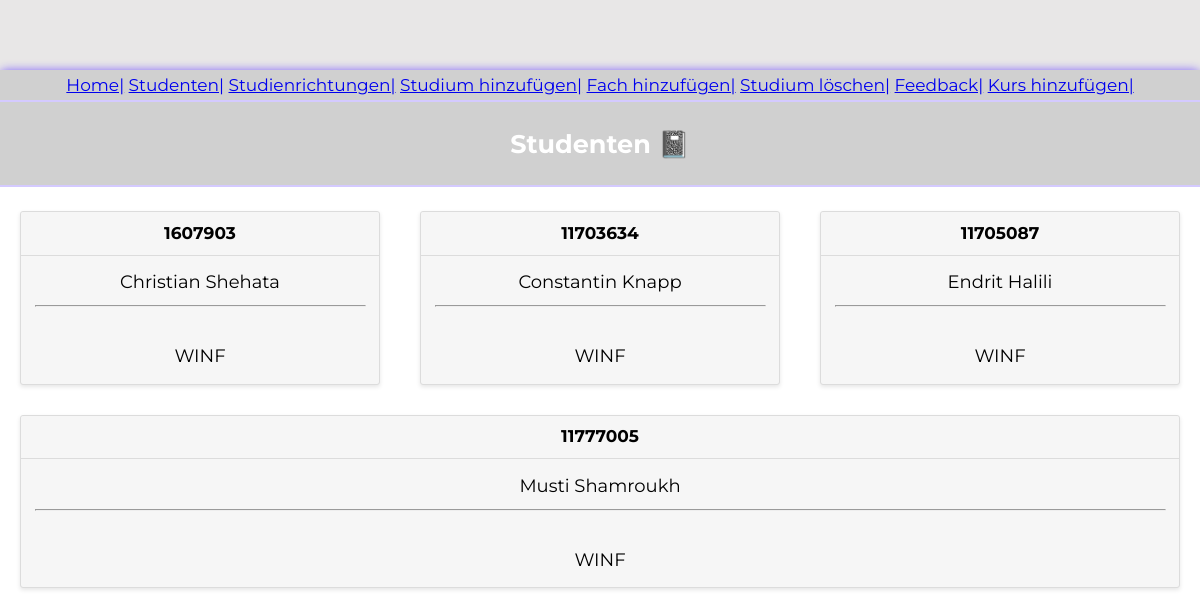
/lvplaner/students, run on the app's committed database.
### lvplaner/models.py (models this page shows, shortened)
class Student(models.Model):
    m_nr = models.IntegerField(verbose_name='Matrikelnummer', primary_key=True)
    first_name = models.CharField(verbose_name="Vorname", max_length=20)
    last_name = models.CharField(verbose_name="Nachname", max_length=20)
    major_name = models.ForeignKey(Major, on_delete=models.PROTECT)

class Major(models.Model):
    major_name = models.CharField(verbose_name="Studienrichtung", max_length=30, primary_key=True)
    def __str__(self):
        return self.major_name

### lvplaner/views.py (the view)
# urls.py: path('students', views.student_list, name='students'),
def student_list(request):
    students = Student.objects.all()
    return render(request, 'lvplaner/student_list.html', {'students': students})

### lvplaner/templates/lvplaner/student_list.html (shortened to what this page needs)
{% extends "layout.html" %}
{% block content %}
<header>
<h2>  Studenten 📓 </h2>
</header>
<br />
<body>
<div class="cards">
    {% for student in students %}
    <div class = "card">
        <header>  {{ student.m_nr }} </header>
        <div class="card-copy">
        {{ student.first_name }}
        {{ student.last_name }}
            <hr />
        </div>
        <div class="card-copy">
            {{ student.major_name }}
       <br />
        </div>
    </div>
    {% endfor %}
</div>
</body>
{% endblock %}

### lvplaner/static/css/layout.css (style rules this page uses)
html { box-sizing: border-box; background: #e8e7e7; font-family: 'Montserrat';font-size: 20px; }
*, *::after, *::before { box-sizing: inherit; }
header { color: #FFF; padding: 5px 10px; text-align: center; align-items: center; background-color: #D0D0D0; border-bottom: solid 2px #D4CAFF; font-size: 17px; }
.lvtool { background: #fff; text-align: center; width: 1200px; height: 800px; margin: 70px auto; box-shadow: 0px 0px 10px rgb(133, 104, 250); border-radius: 6px; }
.cards { display: -webkit-box; display: -moz-box; display: box; display: -webkit-flex; display: -moz-flex; display: -ms-flexbox; display: flex; -webkit-box-lines: multiple; -moz-box-lines: multiple; box-lines: multiple; -webkit-flex-wrap: wrap; -moz-flex-wrap: wrap; -ms-flex-wrap: wrap; flex-wrap: wrap; -webkit-box-pack: justify; -moz-box-pack: justify; box-pack: justify; -webkit-justify-content: space-between; -moz-justify-content: space-between; -ms-justify-content: space-between; -o-justify-content: space-between; justify-content: space-between; -ms-flex-pack: justify; }
.card { -webkit-flex-basis: 15em; -moz-flex-basis: 15em; flex-basis: 15em; -ms-flex-preferred-size: 15em; -webkit-flex-grow: 1; -moz-flex-grow: 1; flex-grow: 1; -ms-flex-positive: 1; -webkit-transition: all 0.2s ease-in-out; -moz-transition: all 0.2s ease-in-out; transition: all 0.2s ease-in-out; background-color: #f6f6f6; border-radius: 3px; border: 1px solid gainsboro; box-shadow: 0 2px 4px #e6e6e6; margin: 0 1em 1.5em 1em; position: relative; }
.card header { -webkit-transition: all 0.2s ease-in-out; -moz-transition: all 0.2s ease-in-out; transition: all 0.2s ease-in-out; background-color: #f6f6f6; border-bottom: 1px solid gainsboro; border-radius: 3px 3px 0 0; font-weight: bold; line-height: 1.5em; padding: 0.5em 0.75em; color: black; }
.card .card-copy { font-size: 0.9em; line-height: 1.5em; padding: 0.75em 0.75em; }

### data on the page
Student: m_nr "1607903", first_name "Christian", last_name "Shehata", major_name "WINF"
Student: m_nr "11703634", first_name "Constantin", last_name "Knapp", major_name "WINF"
Student: m_nr "11705087", first_name "Endrit", last_name "Halili", major_name "WINF"
Student: m_nr "11777005", first_name "Musti", last_name "Shamroukh", major_name "WINF"
